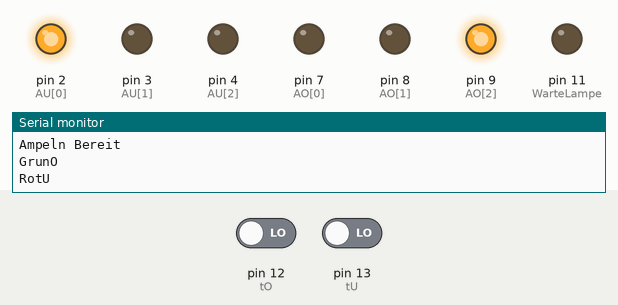
Recording of a sketch running on a simulated Arduino Uno, built with avr-gcc and run on an emulated ATmega328P. Parts: output pins drawn as LEDs (lit = HIGH), the last lines printed to the serial monitor. The inputs (shaded band) are chosen by the test bench; at power-on: pin 13 (tU) LOW, pin 12 (tO) LOW.

Above: at 1.2 s.
1.3 s: pin 13 (tU) driven HIGH
At 2.8 s:
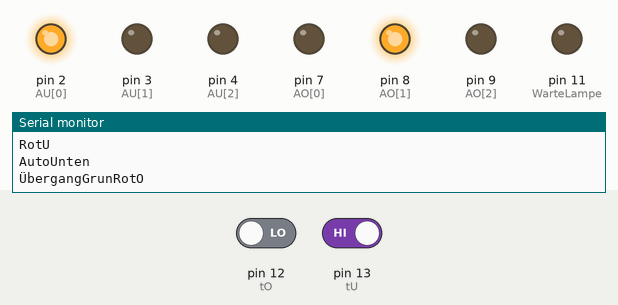
At 16.4 s:
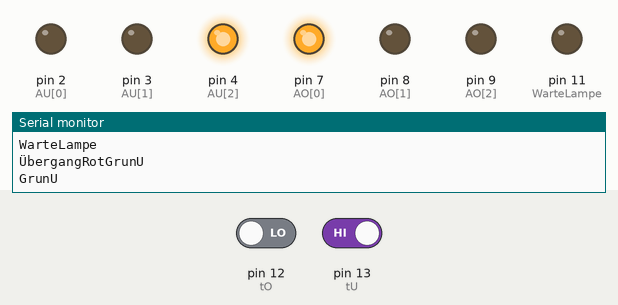
Timing chart, 0 to 17.9 s (numbered marks = the images above; inputs shaded):
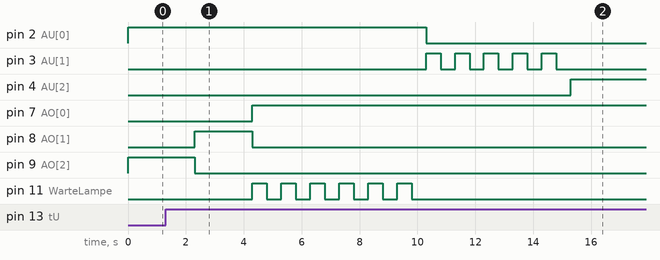

Measured:
- after the input at 1.3 s, pin 2 (AU[0]): HIGH → LOW after 9.0 s; pin 3 (AU[1]): alternates HIGH for 0.50 s and LOW for 0.50 s, 10 changes in all, then stays LOW, starting after 9.0 s; pin 4 (AU[2]): LOW → HIGH after 14.0 s; pin 7 (AO[0]): LOW → HIGH after 3.0 s; pin 8 (AO[1]): LOW → HIGH after 1.0 s, → LOW 2.0 s later

The sketch:

AmpelAnlage.ino
```cpp
int AO[3] = {7, 8, 9};
int AU[3] = {2, 3, 4};

int tO = 12;
int tU = 13;
int WarteLampe = 11;

int tasterOState;
int tasterUState;
boolean FlankeOben;
boolean FlankeUnten;

String StateAmpelOben;
String StateAmpelUnten;

long WaitTime = 2000;


void setup() {
  for (int i = 0; i < 3; i++) {
    pinMode(AO[i], OUTPUT);
    pinMode(AU[i], OUTPUT);
  }
  pinMode(tO, INPUT);
  pinMode(tU, INPUT);
  pinMode(WarteLampe, OUTPUT);

  Serial.begin(9600);
  Serial.println("Ampeln Bereit \n");

  AmpelObenGrun();
  AmpelUntenRot();

}

void loop() {
  FlankenErkennungTaster();

  //Algorithmus1
  if (FlankeUnten == true && StateAmpelUnten == "RotU") {
    delay(WaitTime / 2);
    AmpelObenGrunZuRot();

    //WartenUmAutosPassierenZuLassen
    Serial.println("WarteLampe");
    for (int i = 0; i < 6; i++) {
      digitalWrite(WarteLampe, HIGH);
      delay(500);
      digitalWrite(WarteLampe, LOW);
      delay(500);
    }

    AmpelUntenRotZuGrun();
    Serial.println("\n");
  }

  //Algorithmus2
  if (FlankeOben == true && StateAmpelOben == "RotO") {
    delay(WaitTime / 2);
    AmpelUntenGrunZuRot();

    //WartenUmAutosPassierenZuLassen
    Serial.println("WarteLampe");
    for (int i = 0; i < 6; i++) {
      digitalWrite(WarteLampe, HIGH);
      delay(500);
      digitalWrite(WarteLampe, LOW);
      delay(500);
    }

    AmpelObenRotZuGrun();
    Serial.println("\n");
  }
  //////////////////////////////////////////////////////////////////////

  //ResetFlanken
  FlankeUnten = false;
  FlankeOben =  false;
}


//////////////////////////////////////////////////////////////////////
///////////////////////Flankenerkennung///////////////////////////////
//////////////////////////////////////////////////////////////////////

void FlankenErkennungTaster() {
  int tasterOStateVorher = tasterOState;
  int tasterUStateVorher = tasterUState;
  tasterOState = digitalRead(tO);
  tasterUState = digitalRead(tU);

  if (tasterOState == 1 && tasterOStateVorher == 0) {
    FlankeOben = true;
    Serial.println("AutoOben");
  }
  if (tasterUState == 1 && tasterUStateVorher == 0) {
    FlankeUnten = true;
    Serial.println("AutoUnten");
  }
}
//////////////////////////////////////////////////////////////////////
////////////////////////AmpelOben/////////////////////////////////////
//////////////////////////////////////////////////////////////////////

void AmpelObenGrun() {
  StateAmpelOben = "GrunO";
  Serial.println(StateAmpelOben);

  digitalWrite(AO[0], LOW);
  digitalWrite(AO[1], LOW);
  digitalWrite(AO[2], HIGH);
}
void AmpelObenRot() {
  StateAmpelOben = "RotO";
  Serial.println(StateAmpelOben);

  digitalWrite(AO[0], HIGH);
  digitalWrite(AO[1], LOW);
  digitalWrite(AO[2], LOW);
}

void AmpelObenGrunZuRot() {
  StateAmpelOben = "ÜbergangGrunRotO";
  Serial.println(StateAmpelOben);

  digitalWrite(AO[0], LOW);
  digitalWrite(AO[1], HIGH);
  digitalWrite(AO[2], LOW);
  delay(WaitTime);
  AmpelObenRot();
}
void AmpelObenRotZuGrun() {
  StateAmpelOben = "ÜbergangRotGrunO";
  Serial.println(StateAmpelOben);

  for (int i = 0; i < 5; i++) {
    digitalWrite(AO[0], LOW);
    digitalWrite(AO[1], HIGH);
    digitalWrite(AO[2], LOW);
    delay(500);
    digitalWrite(AO[0], LOW);
    digitalWrite(AO[1], LOW);
    digitalWrite(AO[2], LOW);
    delay(500);
  }
  AmpelObenGrun();
  delay(WaitTime);
}

//////////////////////////////////////////////////////////////////////
///////////////////AmpelUnten/////////////////////////////////////////
//////////////////////////////////////////////////////////////////////

void AmpelUntenGrun() {
  StateAmpelUnten = "GrunU";
  Serial.println(StateAmpelUnten);

  digitalWrite(AU[0], LOW);
  digitalWrite(AU[1], LOW);
  digitalWrite(AU[2], HIGH);
}

void AmpelUntenRot() {
  StateAmpelUnten = "RotU";
  Serial.println(StateAmpelUnten);

  digitalWrite(AU[0], HIGH);
  digitalWrite(AU[1], LOW);
  digitalWrite(AU[2], LOW);
}

void AmpelUntenGrunZuRot() {
  StateAmpelUnten = "ÜbergangGrunRotU";
  Serial.println(StateAmpelUnten);

  digitalWrite(AU[0], LOW);
  digitalWrite(AU[1], HIGH);
  digitalWrite(AU[2], LOW);
  delay(WaitTime);
  AmpelUntenRot();
}

void AmpelUntenRotZuGrun() {
  StateAmpelUnten = "ÜbergangRotGrunU";
  Serial.println(StateAmpelUnten);

  for (int i = 0; i < 5; i++) {
    digitalWrite(AU[0], LOW);
    digitalWrite(AU[1], HIGH);
    digitalWrite(AU[2], LOW);
    delay(500);
    digitalWrite(AU[0], LOW);
    digitalWrite(AU[1], LOW);
    digitalWrite(AU[2], LOW);
    delay(500);
  }
  AmpelUntenGrun();
  delay(WaitTime);
}
```
